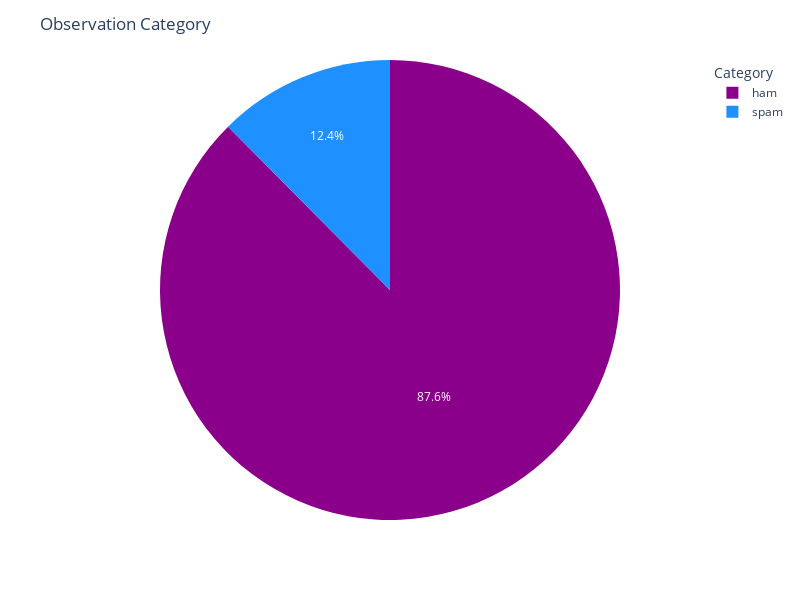

Notebook code cell kept with this figure:
### Code cell
# Calculate the value counts
import plotly.express as px 
category_counts = data['Category'].value_counts().reset_index()
category_counts.columns = ['Category', 'Count']

# Define the color palette
color_palette = ['#8B008B', '#1E90FF']

# Create the pie chart
fig = px.pie(category_counts, names='Category', values='Count', color_discrete_sequence=color_palette)

# Update the layout
fig.update_layout(
    title="Observation Category",
    legend_title="Category",
    width=800,
    height=600
)

# Show the plot
fig.show()

### Figure 1 — Plotly figure (JSON) as saved in the notebook; plotly's stock layout.template omitted (floating-point values rounded to 4 significant figures)
{"data": [{"domain": {"x": [0, 1], "y": [0, 1]}, "hovertemplate": "Category=%{label}<br>Count=%{value}<extra></extra>", "labels": ["ham", "spam"], "legendgroup": "", "name": "", "showlegend": true, "type": "pie", "values": [4516, 641]}], "layout": {"height": 600, "legend": {"title": {"text": "Category"}, "tracegroupgap": 0}, "margin": {"t": 60}, "piecolorway": ["#8B008B", "#1E90FF"], "title": {"text": "Observation Category"}, "width": 800}}
